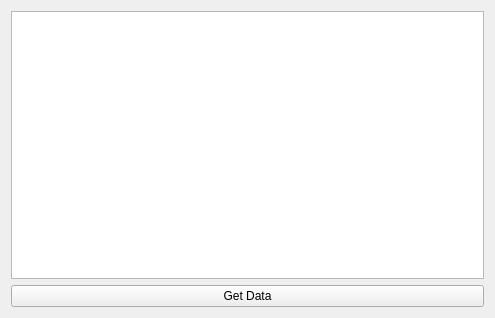
<?xml version="1.0" encoding="UTF-8"?>
<ui version="4.0">
 <class>Widget</class>
 <widget class="QWidget" name="Widget">
  <property name="geometry">
   <rect>
    <x>0</x>
    <y>0</y>
    <width>495</width>
    <height>318</height>
   </rect>
  </property>
  <property name="windowTitle">
   <string>Widget</string>
  </property>
  <layout class="QVBoxLayout" name="verticalLayout">
   <item>
    <widget class="QListView" name="listView"/>
   </item>
   <item>
    <widget class="QPushButton" name="pushButton">
     <property name="text">
      <string>Get Data</string>
     </property>
    </widget>
   </item>
  </layout>
 </widget>
 <resources/>
 <connections/>
</ui>
